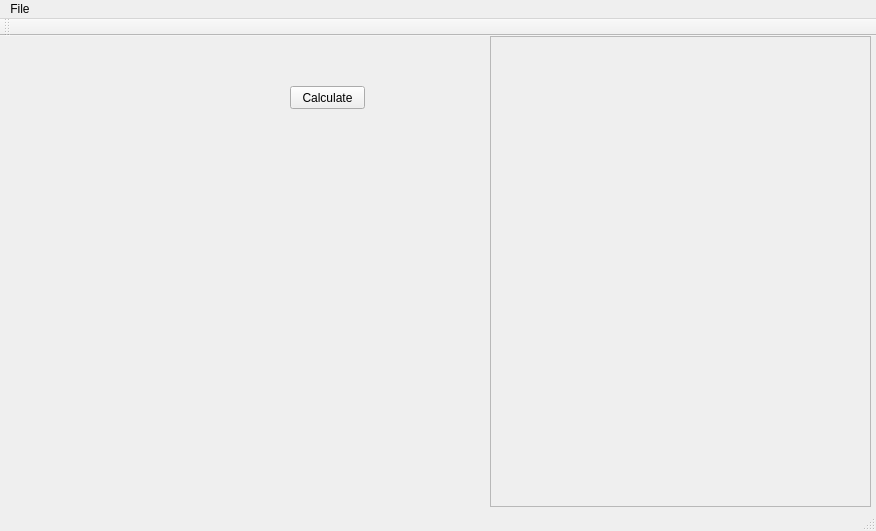
<?xml version="1.0" encoding="UTF-8"?>
<ui version="4.0">
 <class>MainWindow</class>
 <widget class="QMainWindow" name="MainWindow">
  <property name="geometry">
   <rect>
    <x>0</x>
    <y>0</y>
    <width>876</width>
    <height>531</height>
   </rect>
  </property>
  <property name="windowTitle">
   <string>MainWindow</string>
  </property>
  <widget class="QWidget" name="centralWidget">
   <widget class="QFrame" name="frame">
    <property name="geometry">
     <rect>
      <x>490</x>
      <y>0</y>
      <width>381</width>
      <height>471</height>
     </rect>
    </property>
    <property name="frameShape">
     <enum>QFrame::StyledPanel</enum>
    </property>
    <property name="frameShadow">
     <enum>QFrame::Raised</enum>
    </property>
   </widget>
   <widget class="QPushButton" name="pushButton">
    <property name="geometry">
     <rect>
      <x>290</x>
      <y>50</y>
      <width>75</width>
      <height>23</height>
     </rect>
    </property>
    <property name="text">
     <string>Calculate</string>
    </property>
   </widget>
   <widget class="QWidget" name="">
    <property name="geometry">
     <rect>
      <x>40</x>
      <y>50</y>
      <width>216</width>
      <height>22</height>
     </rect>
    </property>
    <layout class="QHBoxLayout" name="horizontalLayout">
     <item>
      <widget class="QDoubleSpinBox" name="equationA"/>
     </item>
     <item>
      <widget class="QDoubleSpinBox" name="equationB"/>
     </item>
     <item>
      <widget class="QDoubleSpinBox" name="accurateA"/>
     </item>
     <item>
      <widget class="QDoubleSpinBox" name="accurateB"/>
     </item>
    </layout>
   </widget>
  </widget>
  <widget class="QMenuBar" name="menuBar">
   <property name="geometry">
    <rect>
     <x>0</x>
     <y>0</y>
     <width>876</width>
     <height>21</height>
    </rect>
   </property>
   <widget class="QMenu" name="menuFile">
    <property name="title">
     <string>File</string>
    </property>
    <addaction name="actionExit"/>
   </widget>
   <addaction name="menuFile"/>
  </widget>
  <widget class="QToolBar" name="mainToolBar">
   <attribute name="toolBarArea">
    <enum>TopToolBarArea</enum>
   </attribute>
   <attribute name="toolBarBreak">
    <bool>false</bool>
   </attribute>
  </widget>
  <widget class="QStatusBar" name="statusBar"/>
  <action name="actionExit">
   <property name="text">
    <string>Exit</string>
   </property>
  </action>
 </widget>
 <layoutdefault spacing="6" margin="11"/>
 <resources/>
 <connections/>
</ui>
